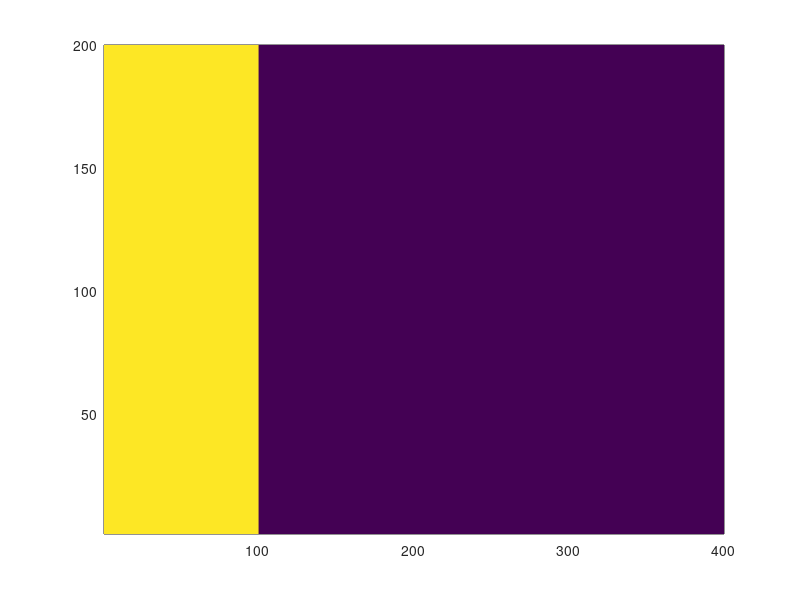

Reproduce this figure in MATLAB. (Note: this script raises an error after producing the figure.)
clear all;clc;
dx=1;
dy=1;
x=[1:dx:400];
y=[1:dy:200];

n=length(x);
m=length(y);

eta0=zeros(m,n)-2;

a=100/dx;%j=a+1;

for i=1:m
    for j=1:a
        eta0(i,j)=0;
    end
end

x=x';


pcolor(x,y,eta0);
shading interp


if(exist('eta0.txt'))
    delete('eta0.txt')
end

save -ASCII eta0.txt eta0

% plot(x,-dep(2,:))